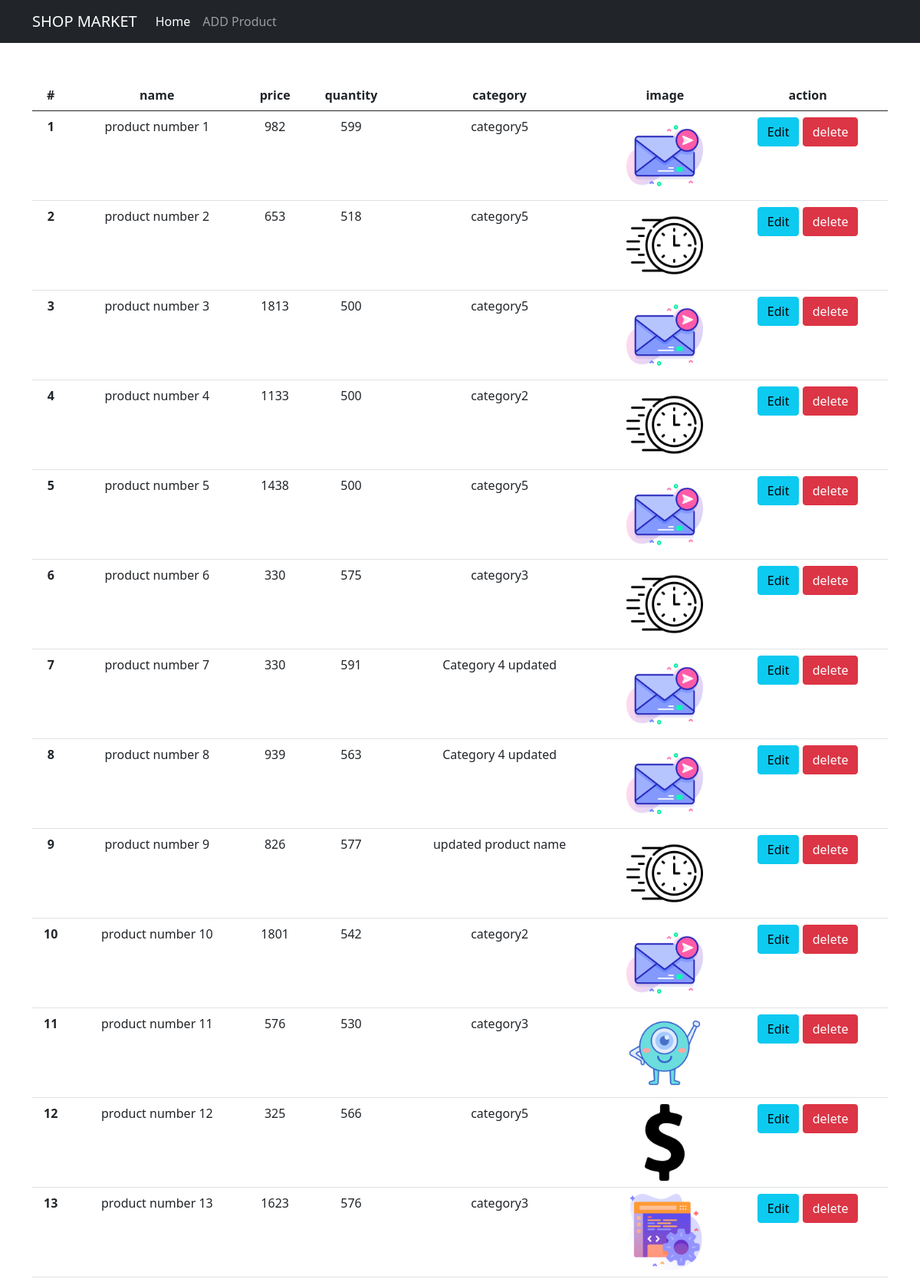
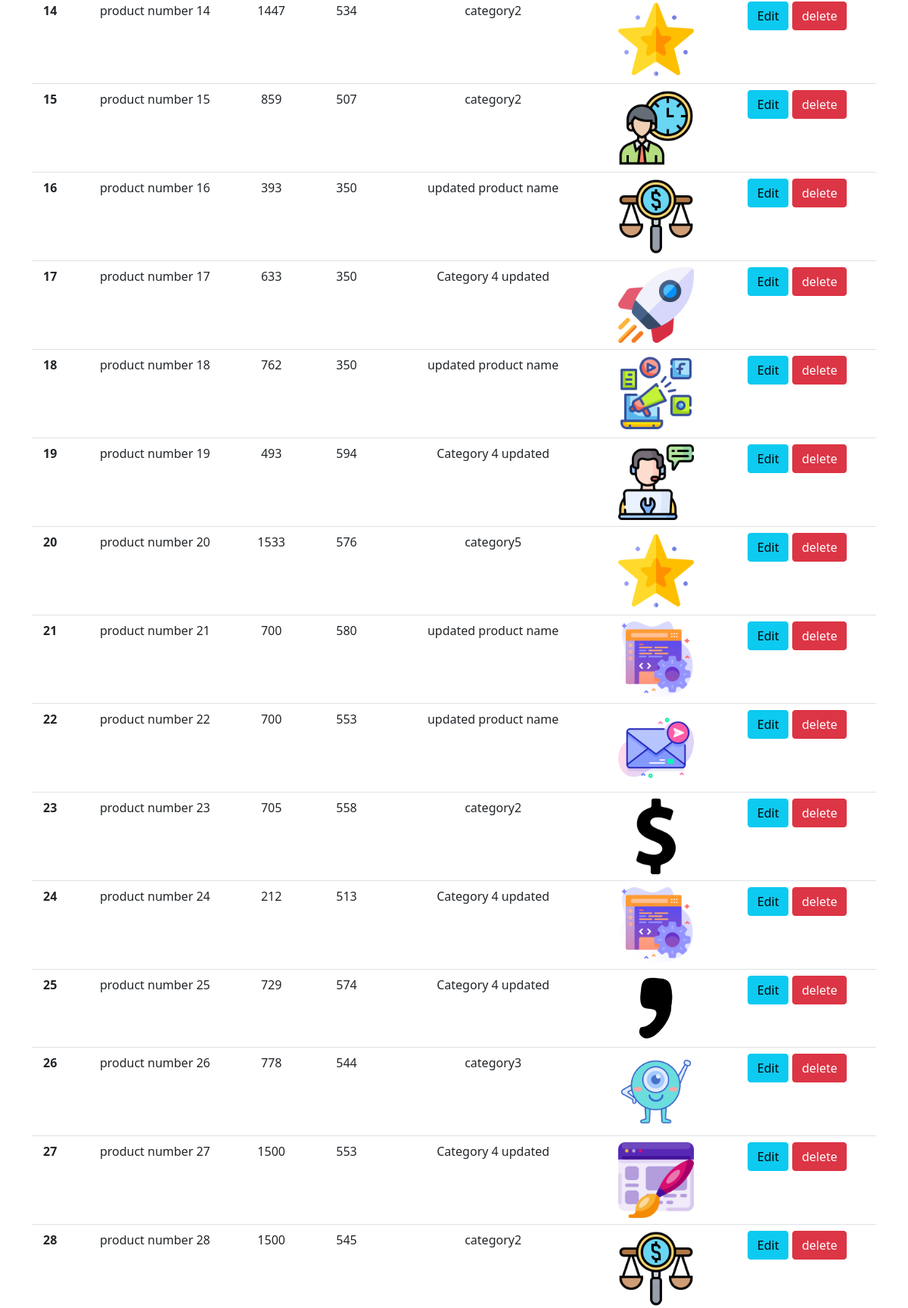
The app's page /category/index.php (upper part) with its own data (2 pictures, top to bottom).
### tables this page shows
CREATE TABLE `products` (
  `id_product` int(11) NOT NULL,
  `category_id` int(11) NOT NULL,
  `name_product` varchar(100) NOT NULL,
  `price` float NOT NULL,
  `qty` smallint(4) NOT NULL,
  `image` varchar(200) NOT NULL
);

CREATE TABLE `categories` (
  `id_category` int(11) NOT NULL,
  `name_category` varchar(50) NOT NULL,
  `created_at` timestamp NOT NULL DEFAULT current_timestamp(),
  `updated_at` timestamp NULL DEFAULT NULL ON UPDATE current_timestamp()
);

### category/index.php (the view, shortened to what this page needs)
<?php
include '../inc/header.php';
$sql = "SELECT * FROM `products` INNER JOIN `categories` ON categories.id_category = products.category_id;";
$result = mysqli_query($connection , $sql);
?>
    <div class="container">
        <div class="row">
            <div class="col-lg-12">
                <table class="table mt-5 text-center">
                    <thead>
                        <tr>
                        <th scope="col">#</th>
                        <th scope="col">name</th>
                        <th scope="col">price</th>
                        <th scope="col">quantity</th>
                        <th scope="col">category</th>
                        <th scope="col">image</th>
                        <th scope="col">action</th>
                        </tr>
                    </thead>
                    <tbody>
                         <?php $i = 1;if(mysqli_num_rows($result)): ?>
                            <?php while($rows = mysqli_fetch_assoc($result)) :?>
                                <tr>
                                    <th scope="row"><?=$i++?></th>
                                    <td><?= $rows['name_product']?></td>
                                    <td><?= $rows['price']?></td>
                                    <td><?= $rows['qty']?></td>
                                    <td><?= $rows['name_category']?></td>
                                    <td><img src="../files/<?= $rows['image']?>" alt="" style="width:100px"></td>
                                    <td>
                                        <a href="edit.php?id=<?=$rows['id_product']?>" class="btn btn-info"> Edit</a>
                                        <a href="../handlers/delete.php?id=<?=$rows['id_product']?>" class="btn btn-danger"> delete</a>
                                    </td>
                                </tr>
                            <?php endwhile;?>
                        <?php endif;?>
                    </tbody>
                </table>
            </div>
        </div>
    </div>
<?php  include '../inc/footer.php'?>

### inc/header.php (shortened to what this page needs)
<!doctype html>
<html lang="en">
  <head>
    <link href="https://cdn.jsdelivr.net/npm/bootstrap@5.0.2/dist/css/bootstrap.min.css" rel="stylesheet">
  </head>
  <body>
    <nav class="navbar navbar-expand-lg navbar-dark bg-dark">
        <div class="container">
            <a class="navbar-brand" href="../category/index.php">SHOP MARKET</a>
            <div class="collapse navbar-collapse" id="navbarSupportedContent">
            <ul class="navbar-nav me-auto mb-2 mb-lg-0">
                <li class="nav-item">
                <a class="nav-link active" aria-current="page" href="../category/index.php">Home</a>
                </li>
                <li class="nav-item">
                <a class="nav-link" href="../category/add.php">ADD Product</a>
                </li>
            </div>
        </div>
    </nav>

### inc/footer.php (shortened to what this page needs)
  </body>
</html>

### records on screen
products: name_product "product number 1", price "982", qty "599", category.name_category "category5", image (picture)
products: name_product "product number 2", price "653", qty "518", category.name_category "category5", image (picture)
products: name_product "product number 3", price "1813", qty "500", category.name_category "category5", image (picture)
products: name_product "product number 4", price "1133", qty "500", category.name_category "category2", image (picture)
products: name_product "product number 5", price "1438", qty "500", category.name_category "category5", image (picture)
products: name_product "product number 6", price "330", qty "575", category.name_category "category3", image (picture)
products: name_product "product number 7", price "330", qty "591", category.name_category "Category 4 updated", image (picture)
products: name_product "product number 8", price "939", qty "563", category.name_category "Category 4 updated", image (picture)
products: name_product "product number 9", price "826", qty "577", category.name_category "updated product name", image (picture)
products: name_product "product number 10", price "1801", qty "542", category.name_category "category2", image (picture)
products: name_product "product number 11", price "576", qty "530", category.name_category "category3", image (picture)
products: name_product "product number 12", price "325", qty "566", category.name_category "category5", image (picture)
products: name_product "product number 13", price "1623", qty "576", category.name_category "category3", image (picture)
products: name_product "product number 14", price "1447", qty "534", category.name_category "category2", image (picture)
products: name_product "product number 15", price "859", qty "507", category.name_category "category2", image (picture)
products: name_product "product number 16", price "393", qty "350", category.name_category "updated product name", image (picture)
products: name_product "product number 17", price "633", qty "350", category.name_category "Category 4 updated", image (picture)
products: name_product "product number 18", price "762", qty "350", category.name_category "updated product name", image (picture)
products: name_product "product number 19", price "493", qty "594", category.name_category "Category 4 updated", image (picture)
products: name_product "product number 20", price "1533", qty "576", category.name_category "category5", image (picture)
products: name_product "product number 21", price "700", qty "580", category.name_category "updated product name", image (picture)
products: name_product "product number 22", price "700", qty "553", category.name_category "updated product name", image (picture)
products: name_product "product number 23", price "705", qty "558", category.name_category "category2", image (picture)
products: name_product "product number 24", price "212", qty "513", category.name_category "Category 4 updated", image (picture)
products: name_product "product number 25", price "729", qty "574", category.name_category "Category 4 updated", image (picture)
products: name_product "product number 26", price "778", qty "544", category.name_category "category3", image (picture)
products: name_product "product number 27", price "1500", qty "553", category.name_category "Category 4 updated", image (picture)
products: name_product "product number 28", price "1500", qty "545", category.name_category "category2", image (picture)
